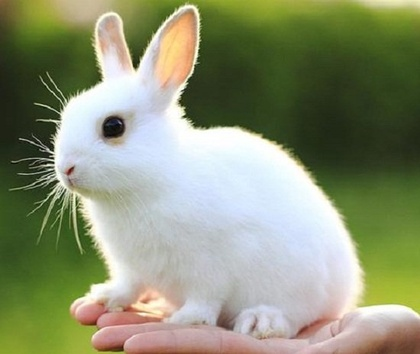
%> input picture 11.jpeg, 420 x 354 px, shrunk from 550 x 464 before the run
$ octave ecualizacion-de-histograma.m   (GNU Octave 9; MATLAB toolbox functions it lacks are replaced by stand-ins)
%> lines starting %> are read from the running program, lines starting %| are printed output that depends on the picture; in (x1, y1, x2, y2) boxes, pixels count from 0 and x2, y2 are one past the last pixel; in counts of white or black regions, pixels touching at a corner belong together; the program's own positions count from 1
### histogramaimagen.m
function [f,mn,p] = histogramaimagen(matriz)
[a,b]=size(matriz);
mn=a*b;
f=zeros(1,256);
grises=[1:256];
for k=1:256
    coin=find(floor(matriz)==k-1);
    f(k)=length(coin);
end

p=f/mn;
bar(grises,f)
end

### ecualizacion-de-histograma.m
%close all
nombre=input('Ingrese el nombre de la imagen: ','s');
%> the answer given: 11.jpeg
imagen=imread(nombre);
%> imagen is the input picture: size 354x420x3 uint8; mean R, G, B 139.4, 146.5, 116.6

gris=rgb2gray(imagen);
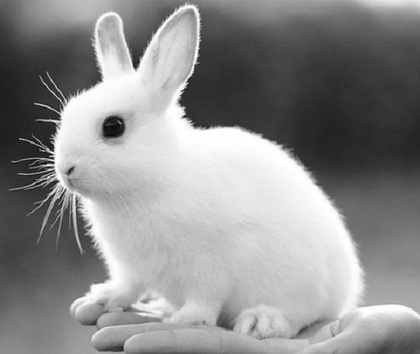
%> gris: size 354x420 uint8; min 7, max 255, mean 141
s=zeros(1,256);
ecualizada=zeros(size(gris));

subplot(2,2,1), imshow(gris/255), title('Imagen Original')
%> after `imshow(gris/255)`:
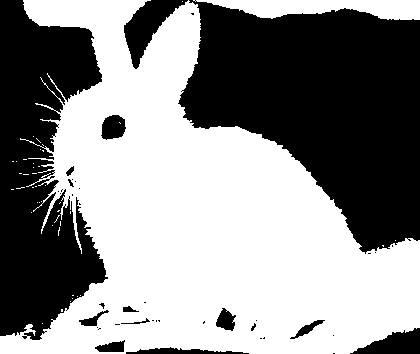
%> displayed picture: size 354x420, on the screen's scale of 0 to 255; values 0 (black) and 1 (white), 55.1% white; 41 black regions (26 under 20 px), largest, box (x1, y1, x2, y2) and area: (178, 0, 420, 254) 38320, (0, 0, 108, 340) 23492, (124, 0, 188, 69) 1767
subplot(2,2,2), [f,mn,fr]=histogramaimagen(gris);
%> the loop in histogramaimagen, `for k=1:256` made 256 passes
%> coin on passes 8, 9, 11: 14678, [15032; 16094; 39076], [10055; 12554; 18209; 38722]
%> after the loop in histogramaimagen, `for k=1:256`: f = 256 values, max 1409 at index 51, min 0 at index 1, mean 580.8
%> in histogramaimagen, `p=f/mn;`: p = 256 values, max 0.00948 at index 51, min 0 at index 1, mean 0.00391
%> after `[f,mn,fr]=histogramaimagen(gris)`: mn = 148680; fr has the same summary as p in histogramaimagen
title('Histograma de Imagen Original')

for k=1:256
    a=[1:k]
    f(1:k)
    suma=sum(f(1:k))
    n=find(floor(gris)==k-1);
    s(k)=suma*255/mn;
    for i=1:length(n)
        ecualizada(n(i))=s(k);
    end
    if k==2
        break
    end
end
%> this loop made 2 passes
%> suma on passes 1 to 2: 0, 0
%> ecualizada: size 354x420 double; every value is 0
%> after the loop, s = 256 values from 0 to 0

subplot(2,2,3), imshow(ecualizada/255),title('Imagen Ecualizada')
subplot(2,2,4), [f1,mn1,fr1]=histogramaimagen(ecualizada);
%> after `[f1,mn1,fr1]=histogramaimagen(ecualizada)`: f1 = 256 values, max 148680 at index 1, min 0 at index 2, mean 580.8; mn1 = 148680; fr1 = 256 values, max 1 at index 1, min 0 at index 2, mean 0.00391
title('Histograma De Imagen Ecualizada')
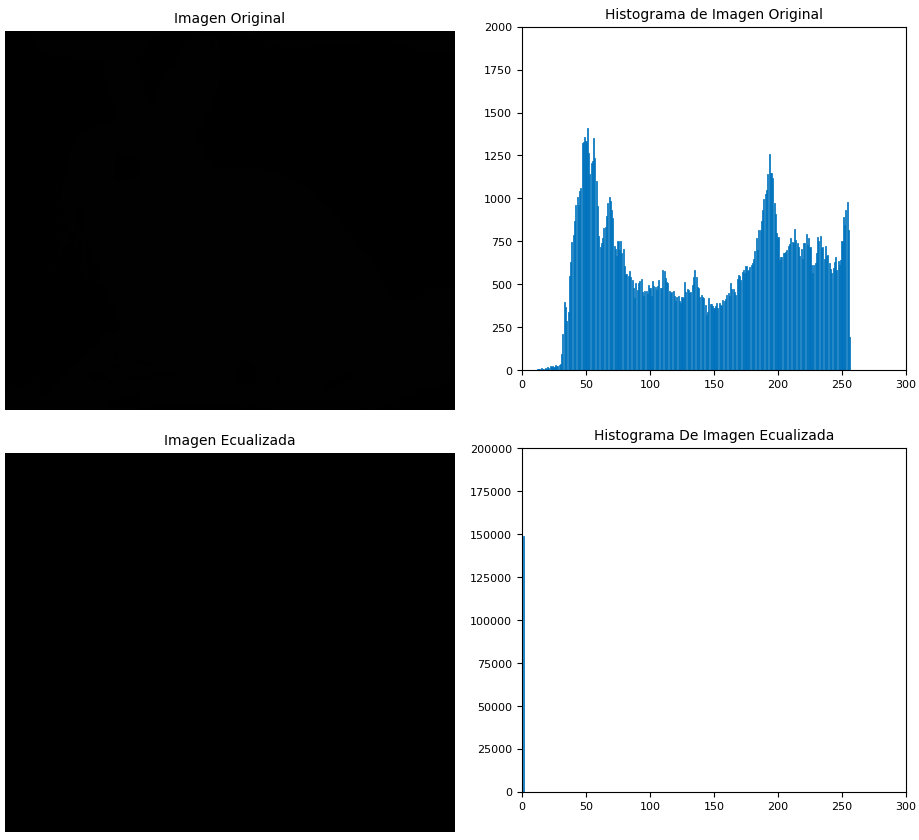
%> figure redrawn from the program's plot data, 4 panels

figure
plot(0:255,s),title('Función de Transformación')
%> after `title('Función de Transformación')`:
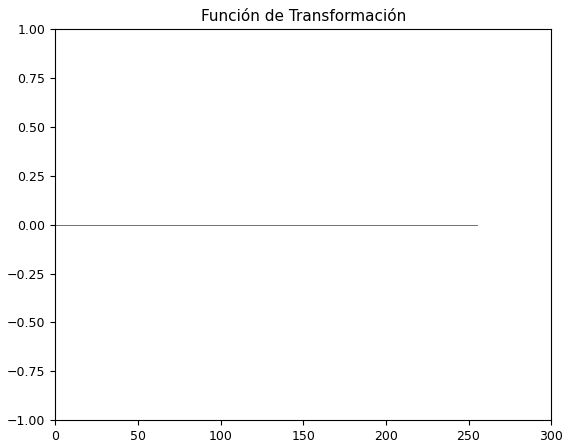
%> figure redrawn from the program's plot data

$ run again, on 10.png
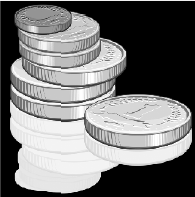
%> input picture 10.png, 195 x 197 px
%> imagen is the input picture: size 197x195x3 uint8; min 0, max 255, mean 117.8
%> `imshow(gris/255)`:
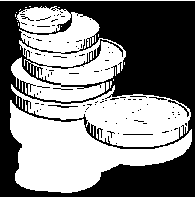
%> displayed picture: size 197x195, on the screen's scale of 0 to 255; values 0 (black) and 1 (white), 51% white; 98 black regions (92 under 20 px), largest, box (x1, y1, x2, y2) and area: (0, 1, 195, 197) 18290, (168, 100, 189, 117) 48, (48, 105, 78, 108) 42, (123, 134, 153, 135) 30, (149, 97, 167, 100) 24, (53, 88, 73, 90) 20
%> the loop in histogramaimagen, `for k=1:256` made 256 passes
%> coin on passes 5, 7, 8: [17722; 20329; 29322; 37949], [2783; 5522; 20857; 23932], [6692; 23912; 24988; 30433]
%> after the loop in histogramaimagen, `for k=1:256`: f = 256 values, max 15099 at index 1, min 2 at index 9, mean 150.1
%> p = 256 values, max 0.393 at index 1, min 5.21e-05 at index 9, mean 0.00391
%> `[f,mn,fr]=histogramaimagen(gris)`: mn = 38415; fr has the same summary as p in histogramaimagen
%> the loop `for k=1:256` made 2 passes
%> suma on passes 1 to 2: 15099, 15120
%> after the loop `for k=1:256`: s = 256 values, max 100.4 at index 2, min 0 at index 3, mean 0.784
%> f1 = 256 values, max 23295 at index 1, min 0 at index 2, mean 150.1; mn1 = 38415; fr1 = 256 values, max 0.606 at index 1, min 0 at index 2, mean 0.00391
%> `title('Función de Transformación')`:
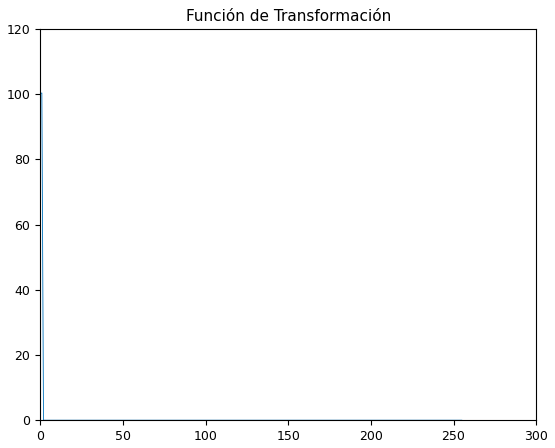
%> figure redrawn from the program's plot data; curve peaks at x = 1, y = 100.4

$ run again, on 12.png
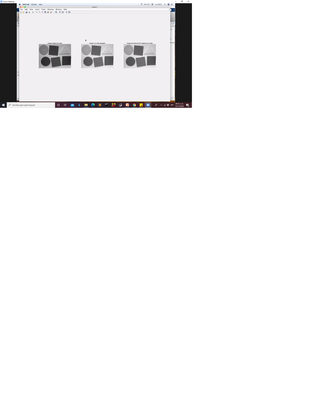
%> input picture 12.png, 317 x 420 px, shrunk from 2256 x 2992 before the run
%> imagen is the input picture: size 420x317x3 uint8; mean R, G, B 244.3, 244, 244.2
%> `imshow(gris/255)`:
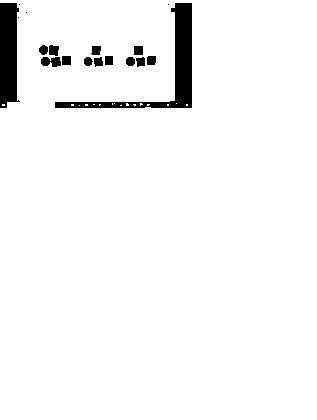
%> displayed picture: size 420x317, on the screen's scale of 0 to 255; values 0 (black) and 1 (white), 96.1% white; 18 black regions (4 under 20 px), largest, box (x1, y1, x2, y2) and area: (55, 3, 192, 108) 2464, (0, 3, 20, 108) 1731, (41, 57, 61, 67) 154
%> the loop in histogramaimagen, `for k=1:256` made 256 passes
%> coin on passes 3, 4, 8: 6305, [44626; 73925], 2205
%> after the loop in histogramaimagen, `for k=1:256`: f = 256 values, max 112546 at index 256, min 0 at index 1, mean 520.1
%> p = 256 values, max 0.845 at index 256, min 0 at index 1, mean 0.00391
%> `[f,mn,fr]=histogramaimagen(gris)`: mn = 133140; fr has the same summary as p in histogramaimagen
%> the loop `for k=1:256` made 2 passes
%> suma on passes 1 to 2: 0, 0
%> after the loop `for k=1:256`: s = 256 values from 0 to 0
%> f1 = 256 values, max 133140 at index 1, min 0 at index 2, mean 520.1; mn1 = 133140; fr1 = 256 values, max 1 at index 1, min 0 at index 2, mean 0.00391
%> `title('Histograma De Imagen Ecualizada')`:
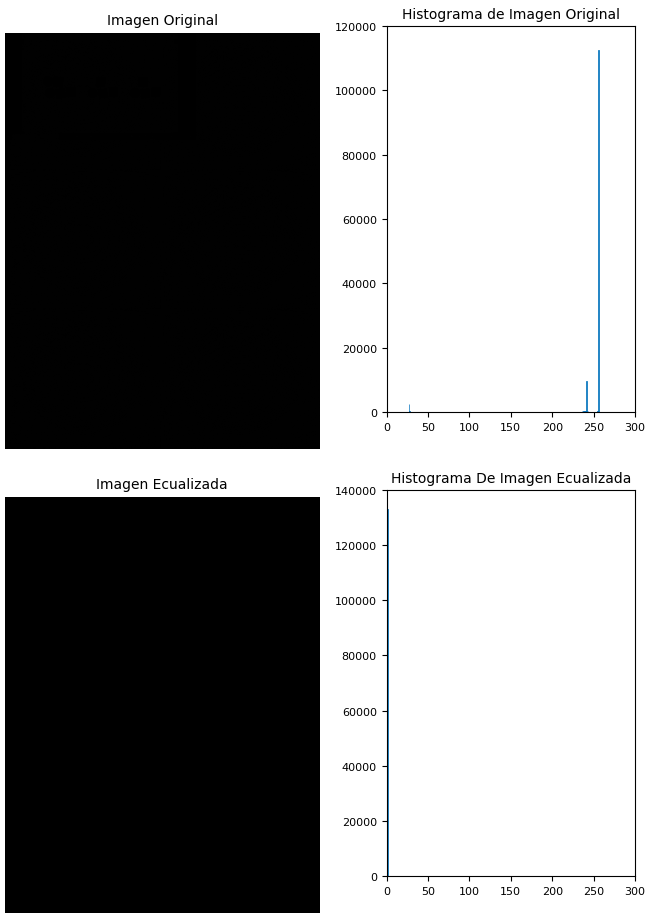
%> figure redrawn from the program's plot data, 4 panels
